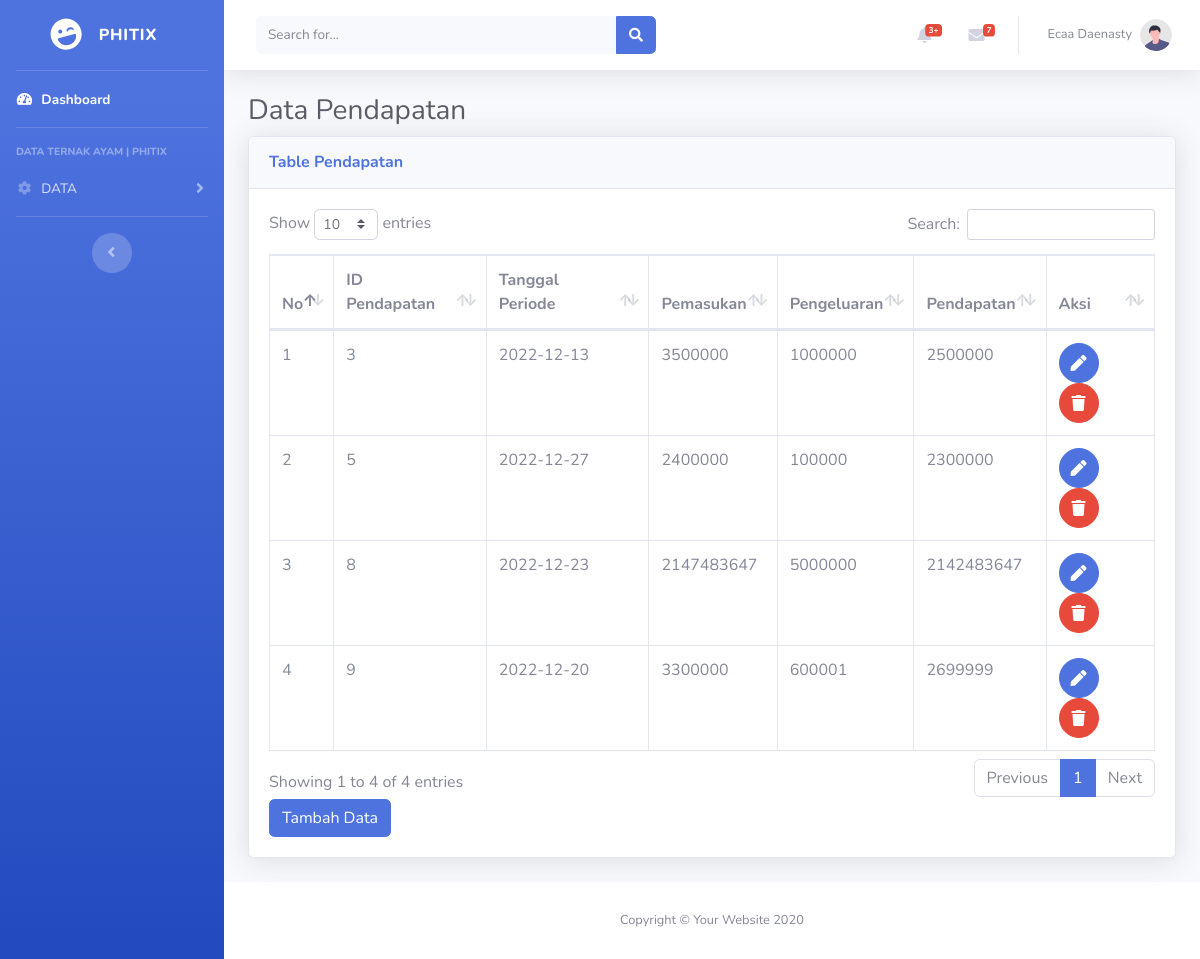
/pendapatan.php (signed in), run on the app's committed database.
### tables this page shows
CREATE TABLE `pendapatan` (
  `id` int(11) NOT NULL,
  `tanggal` date NOT NULL,
  `pemasukan` int(11) NOT NULL,
  `pengeluaran` int(11) NOT NULL
);

### pendapatan.php (the view, shortened to what this page needs)
<?php
require("koneksi.php");
$sesName = $_SESSION['name'];
$sesLvl = $_SESSION['level'];
?>
<!DOCTYPE html>
<html lang="en">
<head>
    <link href="vendor/fontawesome-free/css/all.min.css" rel="stylesheet" type="text/css">
    <link href="css/sb-admin-2.min.css" rel="stylesheet">
    <link href="vendor/datatables/dataTables.bootstrap4.min.css" rel="stylesheet">
</head>
<body id="page-top">
    <div id="wrapper">
        <ul class="navbar-nav bg-gradient-primary sidebar sidebar-dark accordion" id="accordionSidebar">
            <a class="sidebar-brand d-flex align-items-center justify-content-center" href="index.php">
                <div class="sidebar-brand-icon rotate-n-15">
                    <i class="fas fa-laugh-wink"></i>
                </div>
                <div class="sidebar-brand-text mx-3">PHITIX</div>
            </a>
            <hr class="sidebar-divider my-0">
            <li class="nav-item active">
                <a class="nav-link" href="index.php">
                    <i class="fas fa-fw fa-tachometer-alt"></i>
                    <span>Dashboard</span></a>
            </li>
            <hr class="sidebar-divider">
            <div class="sidebar-heading">
                Data Ternak Ayam | PHITIX
            </div>
            <li class="nav-item">
                <a class="nav-link collapsed" href="#" data-toggle="collapse" data-target="#collapseTwo"
                    aria-expanded="true" aria-controls="collapseTwo">
                    <i class="fas fa-fw fa-cog"></i>
                    <span>DATA</span>
                </a>
            </li>
            <hr class="sidebar-divider d-none d-md-block">
            <div class="text-center d-none d-md-inline">
                <button class="rounded-circle border-0" id="sidebarToggle"></button>
            </div>
        </ul>
        <div id="content-wrapper" class="d-flex flex-column">
            <div id="content">
                <nav class="navbar navbar-expand navbar-light bg-white topbar mb-4 static-top shadow">
                    <form
                        class="d-none d-sm-inline-block form-inline mr-auto ml-md-3 my-2 my-md-0 mw-100 navbar-search">
                        <div class="input-group">
                            <input type="text" class="form-control bg-light border-0 small" placeholder="Search for..."
                                aria-label="Search" aria-describedby="basic-addon2">
                            <div class="input-group-append">
                                <button class="btn btn-primary" type="button">
                                    <i class="fas fa-search fa-sm"></i>
                                </button>
                            </div>
                        </div>
                    </form>
                    <ul class="navbar-nav ml-auto">
                        <li class="nav-item dropdown no-arrow mx-1">
                            <a class="nav-link dropdown-toggle" href="#" id="alertsDropdown" role="button"
                                data-toggle="dropdown" aria-haspopup="true" aria-expanded="false">
                                <i class="fas fa-bell fa-fw"></i>
                                <span class="badge badge-danger badge-counter">3+</span>
                            </a>
                        </li>
                        <li class="nav-item dropdown no-arrow mx-1">
                            <a class="nav-link dropdown-toggle" href="#" id="messagesDropdown" role="button"
                                data-toggle="dropdown" aria-haspopup="true" aria-expanded="false">
                                <i class="fas fa-envelope fa-fw"></i>
                                <span class="badge badge-danger badge-counter">7</span>
                            </a>
                        </li>
                        <li class="nav-item dropdown no-arrow">
                            <a class="nav-link dropdown-toggle" href="#" id="userDropdown" role="button"
                                data-toggle="dropdown" aria-haspopup="true" aria-expanded="false">
                                <span class="mr-2 d-none d-lg-inline text-gray-600 small"><?php echo $sesName; ?></span>
                                <img class="img-profile rounded-circle"
                                    src="img/undraw_profile.svg">
                            </a>
                        </li>
                    </ul>
                </nav>
                <div class="container-fluid">
                    <h1 class="h3 mb-2 text-gray-800">Data Pendapatan</h1>
                        <div class="card shadow mb-4">
                        <div class="card-header py-3">
                            <h6 class="m-0 font-weight-bold text-primary">Table Pendapatan</h6>
                        </div>
                        <div class="card-body">
                            <div class="table-responsive">
                                <table class="table table-bordered" id="dataTable" width="100%" cellspacing="0">
                                    <thead>
                                        <tr>
                                            <th>No</th>
                                            <th>ID Pendapatan</th>
                                            <th>Tanggal Periode</th>
                                            <th>Pemasukan</th>
                                            <th>Pengeluaran</th>
                                            <th>Pendapatan</th>
                                            <th>Aksi</th>
                                        </tr>
                                    </thead>
                                    <tbody>
                                        <?php
                                            $query = "SELECT * FROM pendapatan";
                                            $result = mysqli_query($koneksi, $query);
                                            $no = 1;
                                            if ($sesLvl == 1) {
                                                $dis = "";
                                            }else{
                                                $dis = "disabled";
                                            }
                                            while ($row = mysqli_fetch_array($result)){
                                                $id = $row['id'];
                                                $tanggal = $row['tanggal'];
                                                $pemasukan = $row['pemasukan'];
                                                $pengeluaran = $row['pengeluaran'];
                                                $total = $pemasukan-$pengeluaran;
                                        ?>
                                        <tr>
                                            <td><?php echo $no; ?></td>
                                            <td><?php echo $id; ?></td>
                                            <td><?php echo $tanggal; ?></td>
                                            <td><?php echo $pemasukan; ?></td>
                                            <td><?php echo $pengeluaran; ?></td>
                                            <td><?php echo $total; ?></td>
                                            <td>
                                            <a href="edit_pendapatan.php?id= <?php echo $row['id']; ?>" class="btn btn-primary btn-circle <?php echo $dis; ?>"><i class="fas fa-pen"></i></a>
                                            <a href="#" class="btn btn-danger btn-circle <?php echo $dis;?>" onClick="confirmModal('hapus_pendapatan.php?&id=<?php echo $row['id']; ?>');"><i class="fas fa-trash"></i></a>
                                            </td>
                                        </tr>
                                        <?php
                                            $no++;
                                            }
                                        ?>
                                   </tbody>
                                </table>
                                <td width="160">
                                <a href="insert_pendapatan.php" name="insert_data" class="btn btn-primary">Tambah Data</a>
                          </td>
                            </div>
                        </div>
                    </div>
                </div>
            </div>
            <footer class="sticky-footer bg-white">
                <div class="container my-auto">
                    <div class="copyright text-center my-auto">
                        <span>Copyright &copy; Your Website 2020</span>
                    </div>
                </div>
            </footer>
        </div>
    </div>
</body>
</html>

### data on the page
pendapatan: id "3", tanggal "2022-12-13", pemasukan "3500000", pengeluaran "1000000", total "2500000"
pendapatan: id "5", tanggal "2022-12-27", pemasukan "2400000", pengeluaran "100000", total "2300000"
pendapatan: id "8", tanggal "2022-12-23", pemasukan "2147483647", pengeluaran "5000000", total "2142483647"
pendapatan: id "9", tanggal "2022-12-20", pemasukan "3300000", pengeluaran "600001", total "2699999"

### other printed values
$sesName "Ecaa Daenasty"
